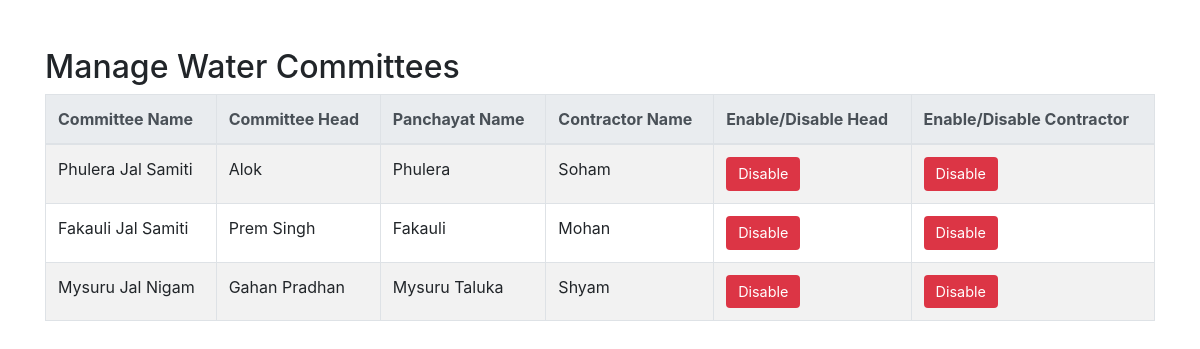
Page /manage_water_committees/ on the earlier database version.
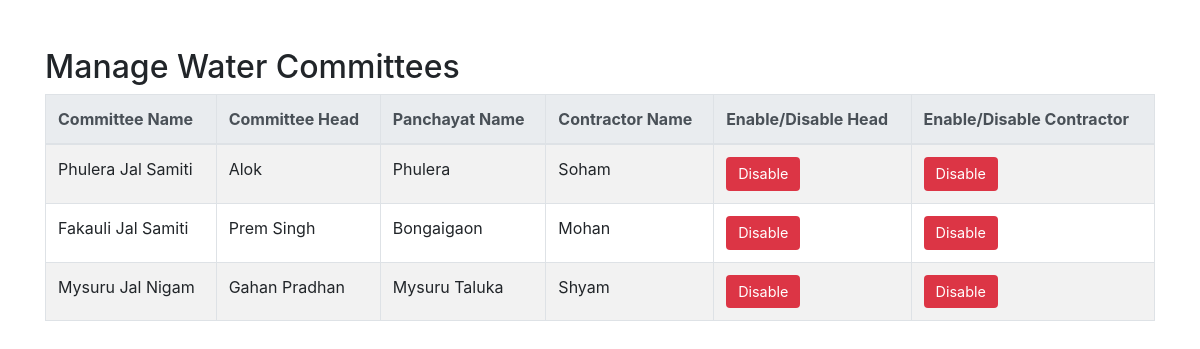
Same page on the later database version.
### water_management/models.py (models this page shows, shortened)
class WaterUserCommittee(models.Model):
    committee_name = models.CharField(max_length=100)
    committee_head = models.ForeignKey(Person, related_name="watercommitteehead", on_delete=models.SET_NULL, null=True, blank=True)
    committee_panchayat = models.ForeignKey(GramPanchayat, related_name="committeepanchayat", on_delete=models.CASCADE)

class GramPanchayat(models.Model):
    panchayat_name = models.CharField(max_length=100)
    panchayat_address = models.CharField(max_length=100)
    panchayat_head = models.ForeignKey(Person, related_name="panchayathead", on_delete=models.SET_NULL, null=True, blank=True)
    contractor = models.ForeignKey(Contractor, related_name="contractor_assigned_panchayats", on_delete=models.SET_NULL, null=True, blank=True)

class Person(models.Model):
    ROLE_CHOICES = [
        ('panchayathead', 'Panchayat Head'),
        ('consumer', 'Consumer'),
        ('contractor', 'Contractor'),
        ('watercommitteehead', 'Water Committee Head'),
        ('pumpoperator', 'Pump Operator'),
    ]
    person_name = models.CharField(max_length=100)
    aadhaar = models.CharField(max_length=16)
    contact = models.CharField(max_length=15)
    address = models.CharField(max_length=100)
    photo = models.ImageField(upload_to="profile_image", blank=True)
    person_role = models.CharField(max_length=20, choices=ROLE_CHOICES, default="consumer")
    password = models.CharField(max_length=128)  # Password field, will be hashed
    is_enabled = models.BooleanField(default=True)
    gram_panchayat = models.ForeignKey('GramPanchayat', related_name='residents', on_delete=models.SET_NULL, null=True, blank=True)
    due_days=models.IntegerField(default=0)
    enable_date = models.DateTimeField(default=timezone.now)

class Contractor(models.Model):
    contractor_detail = models.ForeignKey(Person, related_name="contractor_person", on_delete=models.CASCADE)

### water_management/views.py (the view)
# urls.py: path('manage_water_committees/', manage_water_committees, name='manage_water_committees'),
def manage_water_committees(request):
    committees = WaterUserCommittee.objects.all()
    context = {
        'committees': committees,
    }
    return render(request, 'manage_water_committees.html', context)

### water_management/templates/manage_water_committees.html (shortened to what this page needs)
<!DOCTYPE html>
<html lang="en">
<head>
    <link rel="stylesheet" href="https://stackpath.bootstrapcdn.com/bootstrap/4.5.2/css/bootstrap.min.css">
</head>
<body>
    <div class="container mt-5">
        <h2>Manage Water Committees</h2>
        <table class="table table-striped table-bordered committee-table">
            <thead class="thead-light">
                <tr>
                    <th>Committee Name</th>
                    <th>Committee Head</th>
                    <th>Panchayat Name</th>
                    <th>Contractor Name</th>
                    <th>Enable/Disable Head</th>
                    <th>Enable/Disable Contractor</th>
                </tr>
            </thead>
            <tbody>
                {% for committee in committees %}
                <tr>
                    <td>{{ committee.committee_name }}</td>
                    <td>{{ committee.committee_head.person_name }}</td>
                    <td>{{ committee.committee_panchayat.panchayat_name }}</td>
                    <td>{{ committee.committee_panchayat.contractor.contractor_detail.person_name }}</td>
                    <td>
                        <form method="post" action="{% url 'toggle_committee_head' committee.id %}">
                            <button class="enable-disable-btn {% if committee.committee_head.is_enabled %}disable-btn{% else %}enable-btn{% endif %}" type="submit" name="action" value="{% if committee.committee_head.is_enabled %}disable{% else %}enable{% endif %}">
                                {% if committee.committee_head.is_enabled %}Disable{% else %}Enable{% endif %}
                            </button>
                        </form>
                    </td>
                    <td>
                        <form method="post" action="{% url 'toggle_contractor' committee.committee_panchayat.id %}">
                            <button class="enable-disable-btn {% if committee.committee_panchayat.contractor.contractor_detail.is_enabled %}disable-btn{% else %}enable-btn{% endif %}" type="submit" name="action" value="{% if committee.committee_panchayat.contractor.contractor_detail.is_enabled %}disable{% else %}enable{% endif %}">
                                {% if committee.committee_panchayat.contractor.contractor_detail.is_enabled %}Disable{% else %}Enable{% endif %}
                            </button>
                        </form>
                    </td>
                </tr>
                {% endfor %}
            </tbody>
        </table>
    </div>
</body>
</html>

Differences in the rows shown:
changed through a linked row, WaterUserCommittee "Fakauli Jal Samiti": committee_panchayat.panchayat_name "Fakauli" → "Bongaigaon"
